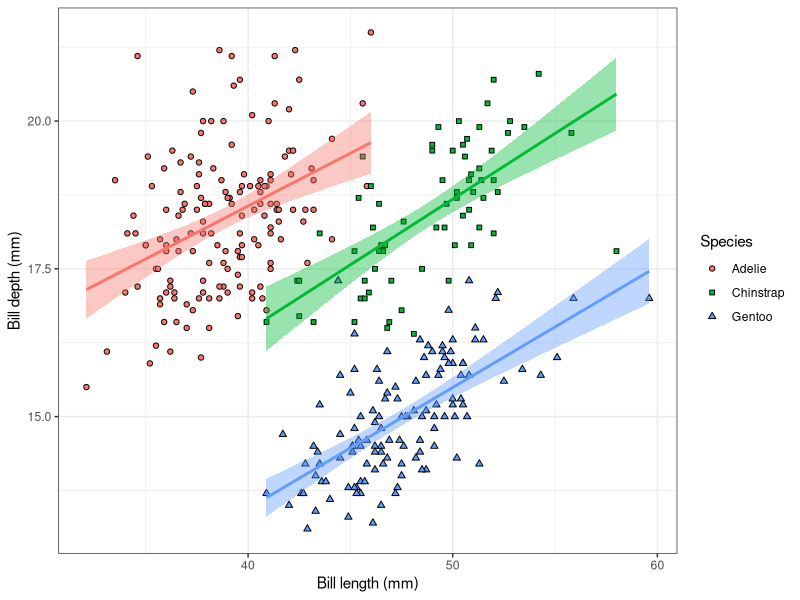
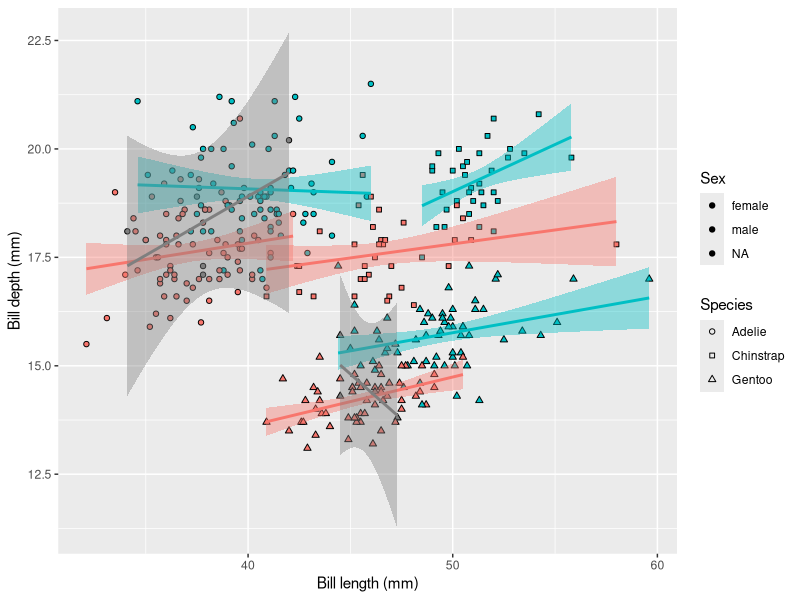
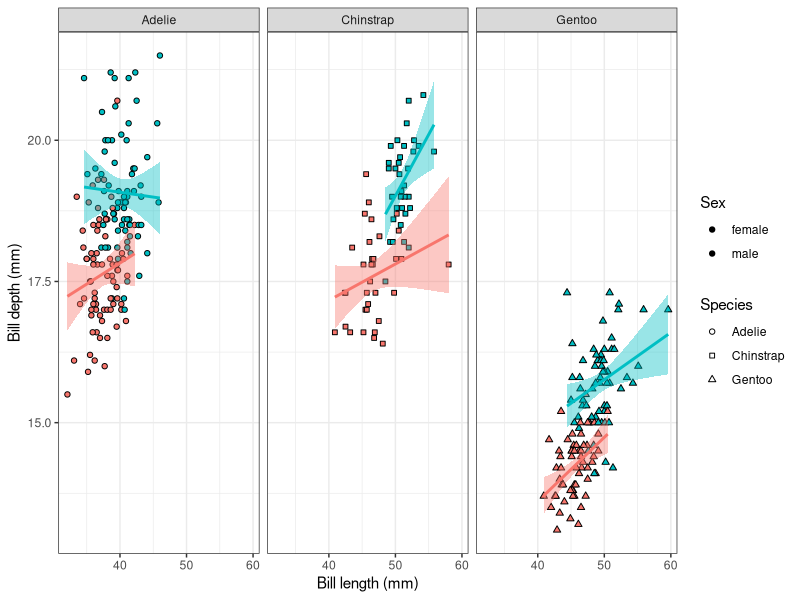
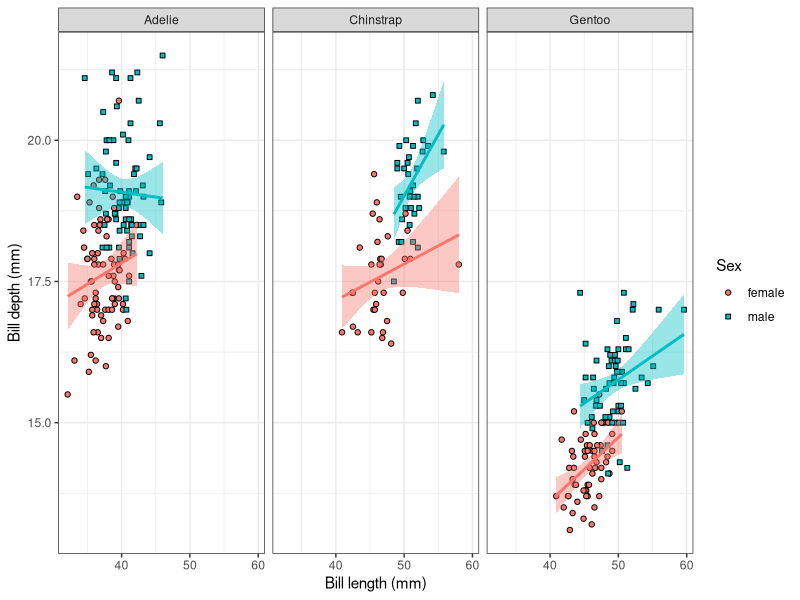
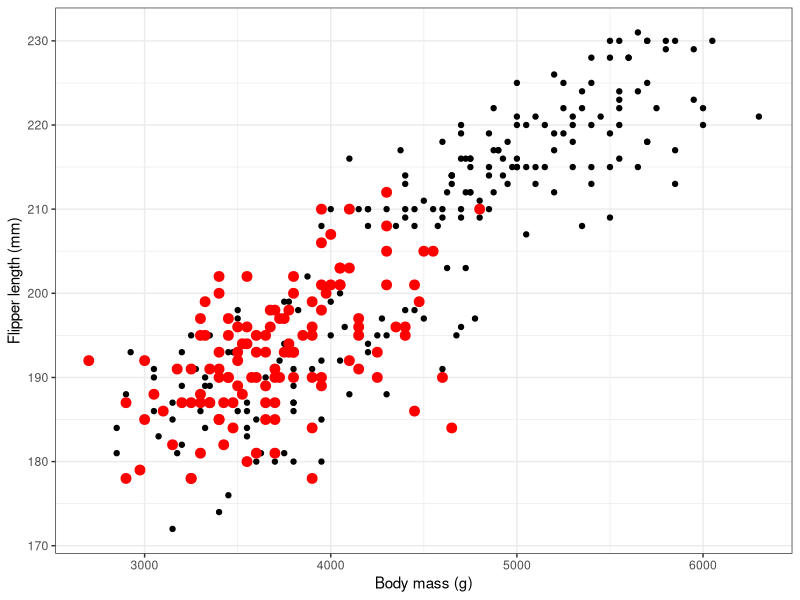
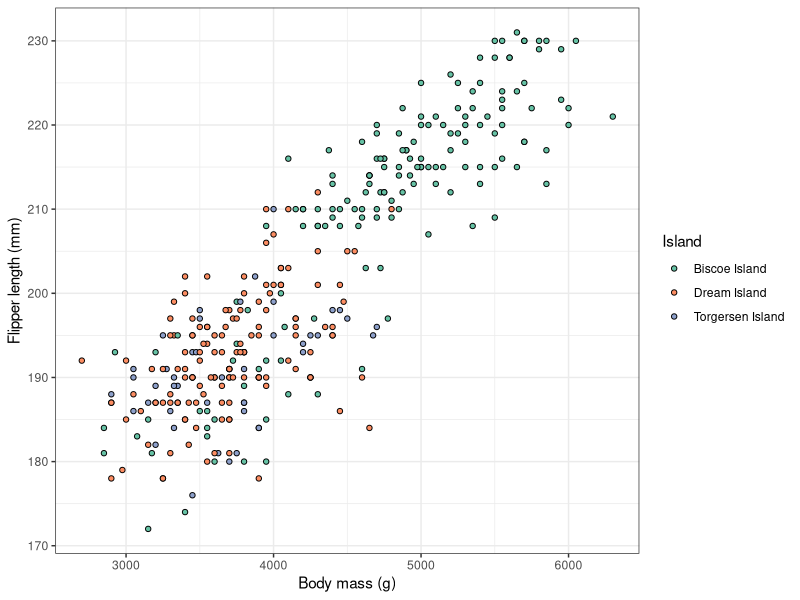
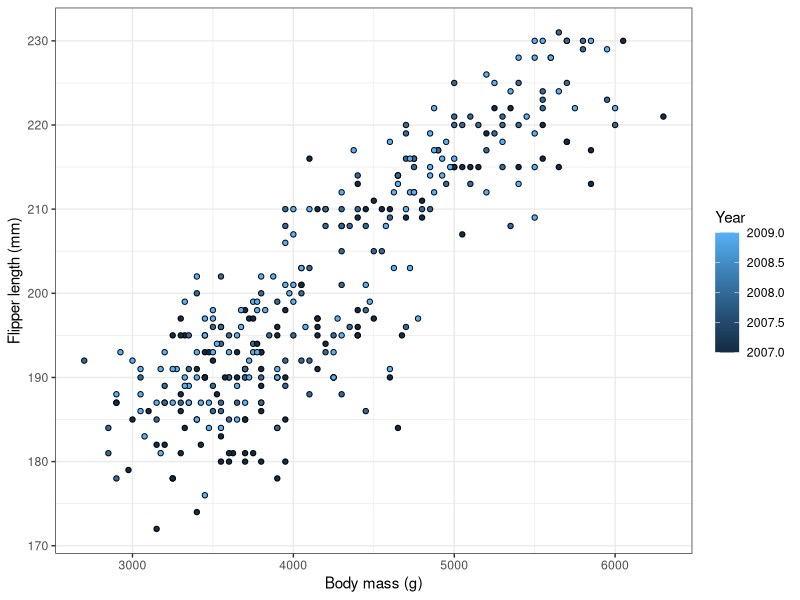
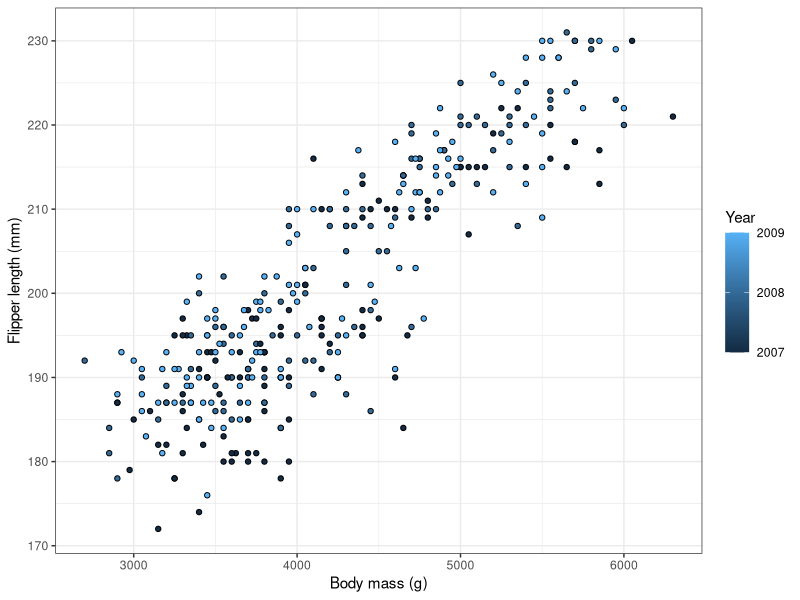

These figures' R source, in order:
## ---- chunk 1
#| warning: false
library(palmerpenguins)
library(tidyverse)

glimpse(penguins)
## ---- chunk 2
#| warning: false
penguins |> 
  ggplot(aes(x = bill_length_mm, y = bill_depth_mm, fill = species, shape = species)) +
  geom_point() + 
  geom_smooth(aes(colour = species), method = 'lm', show.legend = F) + 
  scale_shape_manual(values = c(21, 22, 24)) + 
  labs(x = 'Bill length (mm)', y = 'Bill depth (mm)', fill = 'Species', shape = 'Species') + 
  theme_bw()
## ---- chunk 3
#| warning: false
penguins |> 
  ggplot(aes(x = bill_length_mm, y = bill_depth_mm, fill = sex, shape = species)) +
  geom_point() + 
  geom_smooth(aes(colour = sex), method = 'lm', show.legend = F) + 
  scale_shape_manual(values = c(21, 22, 24)) + 
  labs(x = 'Bill length (mm)', y = 'Bill depth (mm)', fill = 'Sex', shape = 'Species') 
## ---- chunk 4
#| warning: false
penguins |> 
  filter(!is.na(sex)) |> 
  ggplot(aes(x = bill_length_mm, y = bill_depth_mm, fill = sex, shape = species)) +
  geom_point() + 
  geom_smooth(aes(colour = sex), method = 'lm', show.legend = F) + 
  scale_shape_manual(values = c(21, 22, 24)) + 
  labs(x = 'Bill length (mm)', y = 'Bill depth (mm)', fill = 'Sex', shape = 'Species') + 
  facet_wrap(~species)+
  theme_bw()
## ---- chunk 5
#| warning: false
penguins |> 
  filter(!is.na(sex)) |> 
  ggplot(aes(x = bill_length_mm, y = bill_depth_mm, fill = sex, shape = sex)) +
  geom_point() + 
  geom_smooth(aes(colour = sex), method = 'lm', show.legend = F) + 
  scale_shape_manual(values = c(21, 22, 24)) + 
  labs(x = 'Bill length (mm)', y = 'Bill depth (mm)', fill = 'Sex', shape = 'Sex') + 
  facet_wrap(~species)+
  theme_bw()
## ---- chunk 6
penguins |> 
  ggplot(aes(body_mass_g, flipper_length_mm))+
  geom_point()+
  geom_point(data = penguins |> filter(island == 'Dream'), colour = 'red', size = 3)+
  theme_bw()+
  labs(x = 'Body mass (g)', y = 'Flipper length (mm)')
## ---- chunk 7
penguins |> 
  ggplot(aes(body_mass_g, flipper_length_mm, fill = island))+
  geom_point(pch = 21)+
  scale_fill_brewer(type = 'qual', palette = 7, labels = c('Dream' = 'Dream Island', 'Biscoe' = 'Biscoe Island', 'Torgersen' = 'Torgersen Island'))+
  theme_bw()+
  labs(x = 'Body mass (g)', y = 'Flipper length (mm)', fill = 'Island')
## ---- chunk 8
penguins |> 
  ggplot(aes(body_mass_g, flipper_length_mm, fill = year))+
  geom_point(pch = 21)+
  theme_bw()+
  labs(x = 'Body mass (g)', y = 'Flipper length (mm)', fill = 'Year')
## ---- chunk 9
penguins |> 
  ggplot(aes(body_mass_g, flipper_length_mm, fill = year))+
  geom_point(pch = 21)+
  scale_fill_continuous(breaks = c(2007, 2008, 2009))+
  theme_bw()+
  labs(x = 'Body mass (g)', y = 'Flipper length (mm)', fill = 'Year')
## ---- chunk 10
penguins |> 
  ggplot(aes(body_mass_g, flipper_length_mm, fill = year))+
  geom_point(pch = 21)+
  scale_fill_continuous(breaks = c(2007, 2008, 2009))+
  scale_x_continuous(limits = c(3000, 5000))+
  theme_bw()+
  labs(x = 'Body mass (g)', y = 'Flipper length (mm)', fill = 'Year')
## ---- chunk 11
penguins |> 
  ggplot(aes(body_mass_g, flipper_length_mm, fill = island))+
  geom_point(pch = 21)+
  scale_fill_brewer(type = 'qual', palette = 7, labels = c('Dream' = 'Dream Island', 'Biscoe' = 'Biscoe Island', 'Torgersen' = 'Torgersen Island'))+
  theme_bw()+
  theme(legend.position = 'bottom')+
  labs(x = 'Body mass (g)', y = 'Flipper length (mm)', fill = 'Island')
## ---- chunk 12
penguins |> 
  ggplot(aes(body_mass_g, flipper_length_mm, fill = island))+
  geom_point(pch = 21)+
  scale_fill_brewer(type = 'qual', palette = 7, labels = c('Dream' = 'Dream Island', 'Biscoe' = 'Biscoe Island', 'Torgersen' = 'Torgersen Island'))+
  theme_bw()+
  theme(legend.position = c(1, 0), legend.justification = c(1, 0))+
  labs(x = 'Body mass (g)', y = 'Flipper length (mm)', fill = 'Island')
## ---- chunk 13
library(patchwork)
## ---- chunk 14
p1 <- penguins |> 
  ggplot(aes(x = bill_length_mm, y = bill_depth_mm, fill = species, shape = species)) +
  geom_point() + 
  geom_smooth(aes(colour = species), method = 'lm', show.legend = F) + 
  scale_shape_manual(values = c(21, 22, 24)) + 
  labs(x = 'Bill length (mm)', y = 'Bill depth (mm)', fill = 'Species', shape = 'Species') + 
  theme_bw()

p2 <- ggplot(penguins, aes(x = species, y = body_mass_g, fill = species)) +
  geom_boxplot() + 
  labs(y = 'Body mass (g)', fill = 'Species') + 
  theme_bw() + 
  theme(axis.title.x = element_blank())
## ---- chunk 15
p1 + p2
## ---- chunk 16
p1 + p2 + plot_annotation(tag_levels = 'a')
## ---- chunk 17
p1 + p2 + plot_layout(guides = 'collect')
